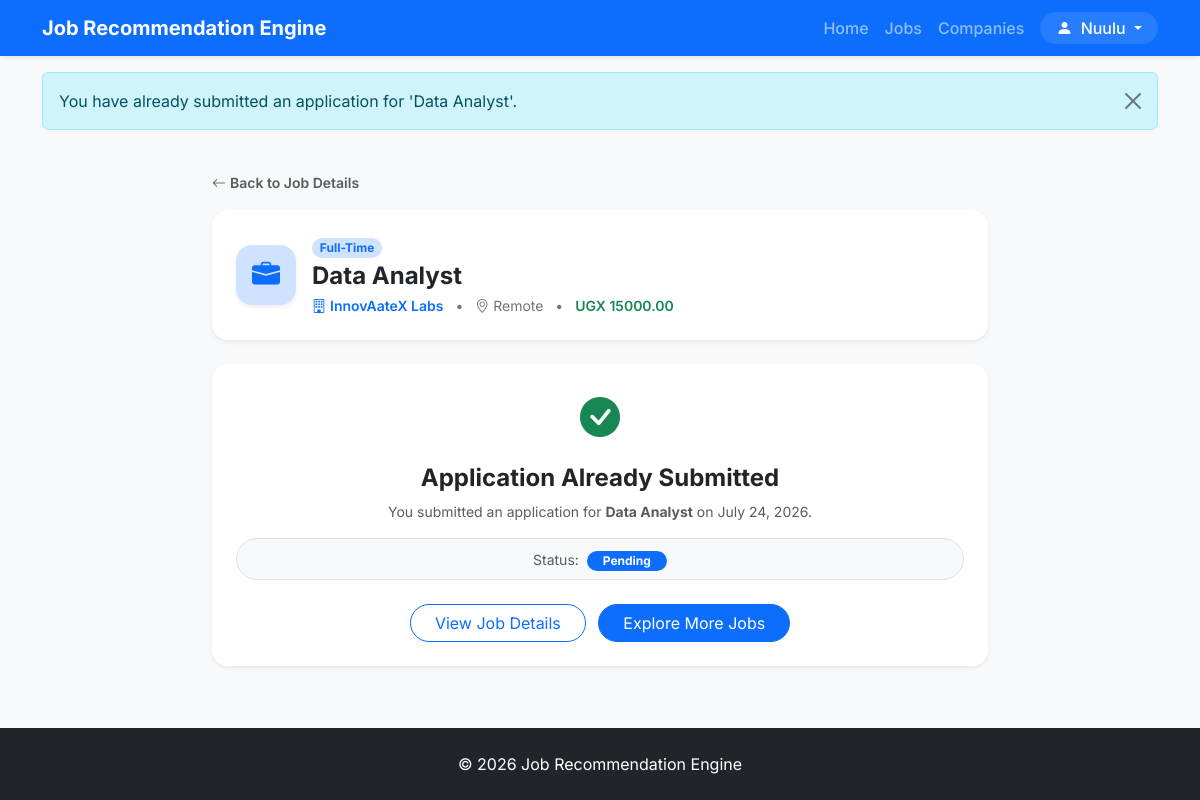
Page /jobs/2/apply/ (signed in) on the committed database.
### recommender/models.py (models this page shows, shortened)
class Job(models.Model):
    JOB_TYPES = [
        ("Full-Time", "Full-Time"),
        ("Part-Time", "Part-Time"),
        ("Internship", "Internship"),
        ("Contract", "Contract"),
        ("Remote", "Remote"),
    ]
    title = models.CharField(max_length=200)
    company = models.ForeignKey(
        Company,
        on_delete=models.CASCADE,
        related_name="jobs"
    )
    posted_by = models.ForeignKey(
        User,
        on_delete=models.CASCADE,
        related_name="posted_jobs",
        null=True,
        blank=True,
    )
    category = models.ForeignKey(
        JobCategory,
        on_delete=models.CASCADE,
        related_name="jobs"
    )
    description = models.TextField()
    requirements = models.TextField()
    required_skills = models.TextField(
        help_text="Separate skills using commas"
    )
    location = models.CharField(max_length=100)
    salary = models.DecimalField(
        max_digits=10,
        decimal_places=2
    )
    experience_required = models.PositiveIntegerField()
    job_type = models.CharField(
        max_length=20,
        choices=JOB_TYPES
    )
    deadline = models.DateField()
    posted_at = models.DateTimeField(auto_now_add=True)

class Company(models.Model):
    name = models.CharField(max_length=200, unique=True)
    email = models.EmailField(blank=True)
    website = models.URLField(blank=True)
    location = models.CharField(max_length=100)
    description = models.TextField(blank=True)
    logo = models.ImageField(upload_to="company_logos/", blank=True, null=True)

class Application(models.Model):
    STATUS_CHOICES = [
        ("Pending", "Pending"),
        ("Reviewed", "Reviewed"),
        ("Accepted", "Accepted"),
        ("Rejected", "Rejected"),
    ]
    user = models.ForeignKey(
        User,
        on_delete=models.CASCADE,
        related_name="applications"
    )
    job = models.ForeignKey(
        Job,
        on_delete=models.CASCADE,
        related_name="applications"
    )
    status = models.CharField(
        max_length=20,
        choices=STATUS_CHOICES,
        default="Pending"
    )
    cover_letter = models.TextField(blank=True)
    applied_at = models.DateTimeField(auto_now_add=True)
    class Meta:
        unique_together = ("user", "job")

### recommender/views/jobs.py (the view, shortened to what this page needs)
# urls.py: path("jobs/<int:job_id>/apply/", apply_job, name="apply_job"),
@seeker_required
def apply_job(request, job_id):
    job = get_object_or_404(Job, id=job_id)
    profile = get_user_profile(request.user)
    existing_application = Application.objects.filter(user=request.user, job=job).first()
    if existing_application:
        messages.info(request, f"You have already submitted an application for '{job.title}'.")
        return render(
            request,
            "jobs/apply.html",
            {
                "job": job,
                "profile": profile,
                "already_applied": True,
                "application": existing_application,
            },
        )

### recommender/models.py (called while the page is built)
    @property
    def is_recruiter(self):
        return self.role == self.ROLE_RECRUITER

    @property
    def is_seeker(self):
        return self.role == self.ROLE_SEEKER

### recommender/utils.py (called while the page is built)
def get_user_profile(user):
    profile, _ = Profile.objects.get_or_create(user=user)
    return profile

### recommender/templates/jobs/apply.html (shortened to what this page needs)
{% extends "base.html" %}
{% block content %}
<div class="container my-4" style="max-width: 800px;">
    <div class="mb-3">
        <a href="{% url 'job_detail' job.id %}" class="text-decoration-none text-muted small fw-semibold d-inline-flex align-items-center">
            <i class="bi bi-arrow-left me-1"></i> Back to Job Details
        </a>
    </div>
    <div class="card border-0 shadow-sm rounded-4 bg-white p-4 mb-4">
        <div class="d-flex align-items-center gap-3">
            <div class="bg-primary-subtle text-primary rounded-4 d-flex align-items-center justify-content-center flex-shrink-0 shadow-sm" style="width: 60px; height: 60px;">
                <i class="bi bi-briefcase-fill fs-3"></i>
            </div>
            <div class="flex-grow-1">
                <span class="badge bg-primary-subtle text-primary rounded-pill mb-1 small">{{ job.job_type }}</span>
                <h1 class="h4 fw-bold mb-1">{{ job.title }}</h1>
                <p class="text-secondary small mb-0">
                    <span class="fw-semibold text-primary"><i class="bi bi-building me-1"></i>{{ job.company.name }}</span>
                    <span class="mx-2">•</span>
                    <span><i class="bi bi-geo-alt me-1"></i>{{ job.location }}</span>
                    <span class="mx-2">•</span>
                    <span class="text-success fw-semibold">UGX {{ job.salary }}</span>
                </p>
            </div>
        </div>
    </div>
    {% if already_applied %}
    <div class="card border-0 shadow-sm rounded-4 bg-white p-4 text-center">
        <div class="mb-3 text-success">
            <i class="bi bi-check-circle-fill fs-1"></i>
        </div>
        <h4 class="fw-bold mb-2">Application Already Submitted</h4>
        <p class="text-muted small mb-3">
            You submitted an application for <strong>{{ job.title }}</strong> on {{ application.applied_at|date:"F d, Y" }}.
        </p>
        <div class="d-inline-block bg-light rounded-pill px-4 py-2 mb-4 border">
            <span class="text-muted small">Status: </span>
            <span class="badge bg-primary rounded-pill px-3 ms-1">{{ application.status }}</span>
        </div>
        <div>
            <a href="{% url 'job_detail' job.id %}" class="btn btn-outline-primary rounded-pill px-4 me-2">
                View Job Details
            </a>
            <a href="{% url 'job_list' %}" class="btn btn-primary rounded-pill px-4">
                Explore More Jobs
            </a>
        </div>
    </div>
    {% endif %}
</div>
{% endblock %}

### recommender/templates/base.html (shortened to what this page needs)
{% load static %}
<!DOCTYPE html>
<html lang="en">
<head>
    <link href="https://cdn.jsdelivr.net/npm/bootstrap@5.3.3/dist/css/bootstrap.min.css" rel="stylesheet">
    <link rel="stylesheet" href="https://cdn.jsdelivr.net/npm/bootstrap-icons@1.11.3/font/bootstrap-icons.min.css">
    <link rel="stylesheet" href="{% static 'recommender/css/custom.css' %}">
</head>
<body>
    <header>
        <nav class="navbar navbar-expand-lg navbar-dark navbar-custom bg-primary shadow-sm" role="navigation"
            aria-label="Main Navigation">
            <div class="container">
                <a class="navbar-brand fw-bold" href="{% if user.is_authenticated and user.profile.is_recruiter %}{% url 'recruiter_dashboard' %}{% else %}{% url 'home' %}{% endif %}">
                    Job Recommendation Engine
                </a>
                <div class="collapse navbar-collapse" id="navbarNav">
                    <ul class="navbar-nav ms-auto align-items-lg-center">
                        <li class="nav-item">
                            <a class="nav-link" href="{% if user.is_authenticated and user.profile.is_recruiter %}{% url 'recruiter_dashboard' %}{% else %}{% url 'home' %}{% endif %}">
                                Home
                            </a>
                        </li>
                        <li class="nav-item">
                            {% if user.is_authenticated and user.profile.is_recruiter %}
                            <a class="nav-link" href="{% url 'recruiter_jobs' %}">
                                Jobs
                            </a>
                            {% else %}
                            <a class="nav-link" href="{% url 'job_list' %}">
                                Jobs
                            </a>
                            {% endif %}
                        </li>
                        {% if not user.is_authenticated or not user.profile.is_recruiter %}
                        <li class="nav-item">
                            <a class="nav-link" href="{% url 'company_list' %}">
                                Companies
                            </a>
                        </li>
                        {% endif %}
                        {% if user.is_authenticated %}
                        <li class="nav-item dropdown ms-lg-2">
                            <a class="nav-link dropdown-toggle btn btn-sm btn-outline-light text-white px-3 py-1 bg-white bg-opacity-10 border-0 rounded-pill"
                                href="#" role="button" data-bs-toggle="dropdown" aria-expanded="false">
                                <i class="bi bi-person-fill me-1"></i> {{ user.username }}
                            </a>
                        </li>
                        {% endif %}
                    </ul>
                </div>
            </div>
        </nav>
    </header>
    {% if messages %}
    <div class="container mt-3">
        {% for message in messages %}
        <div class="alert alert-{{ message.tags|default:'info' }} alert-dismissible fade show" role="alert">
            {{ message }}
            <button type="button" class="btn-close" data-bs-dismiss="alert" aria-label="Close"></button>
        </div>
        {% endfor %}
    </div>
    {% endif %}
    <main id="main-content" tabindex="-1">
        {% block content %}
        {% endblock %}
    </main>
    <footer class="footer-custom text-white text-center py-4 mt-auto">
        <div class="container">
            <p class="mb-0">
                © 2026 Job Recommendation Engine
            </p>
        </div>
    </footer>
</body>
</html>

### recommender/static/recommender/css/custom.css (style rules this page uses)
:root { --font-family-base: 'Inter', -apple-system, BlinkMacSystemFont, "Segoe UI", Roboto, sans-serif; --primary-color: #0d6efd; --primary-hover: #0b5ed7; --primary-light: #e7f1ff; --body-bg: #f8f9fa; --card-bg: #ffffff; --text-primary: #212529; --text-muted: #6c757d; --border-color: #dee2e6; --radius-lg: 12px; --radius-md: 8px; --radius-sm: 6px; --shadow-sm: 0 0.125rem 0.25rem rgba(0, 0, 0, 0.075); --shadow-md: 0 0.5rem 1rem rgba(0, 0, 0, 0.1); --shadow-lg: 0 1rem 3rem rgba(0, 0, 0, 0.175); }
body { font-family: var(--font-family-base); background-color: var(--body-bg); color: var(--text-primary); display: flex; flex-direction: column; min-height: 100vh; }
main { flex: 1; }
.navbar-custom { background-color: #0d6efd !important; box-shadow: 0 2px 4px rgba(0,0,0,0.1); }
.navbar-custom .navbar-brand { font-weight: 700; font-size: 1.25rem; }
.navbar-custom .nav-link { font-weight: 500; }
.footer-custom { background: #212529; color: #adb5bd; padding: 2rem 0; }

### rows in the picture
Job: job_type "Full-Time", title "Data Analyst", company.name "InnovAateX Labs", location "Remote", salary "15000.00"
Application: applied_at "July 24, 2026", status "Pending"

### other values in the picture
{{ user.username }} "Nuulu"
{{ message }} "You have already submitted an application for 'Data Analyst'."
